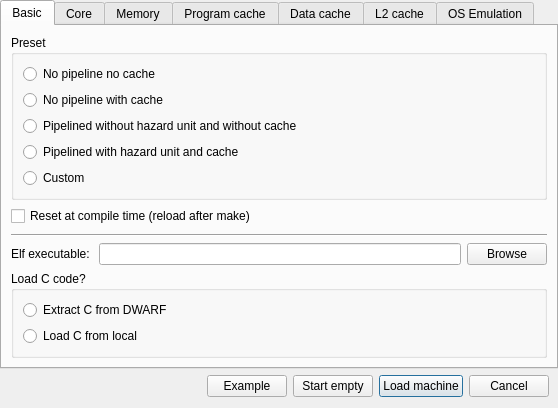
<?xml version="1.0" encoding="UTF-8"?>
<ui version="4.0">
 <class>NewDialog</class>
 <widget class="QDialog" name="NewDialog">
  <property name="geometry">
   <rect>
    <x>0</x>
    <y>0</y>
    <width>558</width>
    <height>353</height>
   </rect>
  </property>
  <property name="windowTitle">
   <string>Dialog</string>
  </property>
  <property name="modal">
   <bool>true</bool>
  </property>
  <layout class="QVBoxLayout" name="verticalLayout">
   <property name="leftMargin">
    <number>0</number>
   </property>
   <property name="topMargin">
    <number>0</number>
   </property>
   <property name="rightMargin">
    <number>0</number>
   </property>
   <item>
    <widget class="QTabWidget" name="tabWidget">
     <property name="currentIndex">
      <number>0</number>
     </property>
     <widget class="QWidget" name="tab">
      <attribute name="title">
       <string>Basic</string>
      </attribute>
      <layout class="QVBoxLayout" name="verticalLayout_5">
       <item>
        <widget class="QGroupBox" name="preset_box">
         <property name="title">
          <string>Preset</string>
         </property>
         <layout class="QVBoxLayout" name="verticalLayout_6">
          <item>
           <widget class="QRadioButton" name="preset_no_pipeline">
            <property name="text">
             <string>No pipeline no cache</string>
            </property>
           </widget>
          </item>
          <item>
           <widget class="QRadioButton" name="preset_no_pipeline_cache">
            <property name="text">
             <string>No pipeline with cache</string>
            </property>
           </widget>
          </item>
          <item>
           <widget class="QRadioButton" name="preset_pipelined_bare">
            <property name="text">
             <string>Pipelined without hazard unit and without cache</string>
            </property>
           </widget>
          </item>
          <item>
           <widget class="QRadioButton" name="preset_pipelined">
            <property name="text">
             <string>Pipelined with hazard unit and cache</string>
            </property>
           </widget>
          </item>
          <item>
           <widget class="QRadioButton" name="preset_custom">
            <property name="text">
             <string>Custom</string>
            </property>
           </widget>
          </item>
         </layout>
        </widget>
       </item>
       <item>
        <widget class="QCheckBox" name="reset_at_compile">
         <property name="text">
          <string>Reset at compile time (reload after make)</string>
         </property>
        </widget>
       </item>
       <item>
        <spacer name="verticalSpacer_3">
         <property name="orientation">
          <enum>Qt::Vertical</enum>
         </property>
         <property name="sizeHint" stdset="0">
          <size>
           <width>20</width>
           <height>40</height>
          </size>
         </property>
        </spacer>
       </item>
       <item>
        <widget class="Line" name="line_2">
         <property name="orientation">
          <enum>Qt::Horizontal</enum>
         </property>
        </widget>
       </item>
       <item>
        <layout class="QHBoxLayout" name="horizontalLayout_3">
         <item>
          <widget class="QLabel" name="label">
           <property name="text">
            <string>Elf executable: </string>
           </property>
          </widget>
         </item>
         <item>
          <widget class="QLineEdit" name="elf_file"/>
         </item>
         <item>
          <widget class="QPushButton" name="pushButton_browse">
           <property name="text">
            <string>Browse</string>
           </property>
          </widget>
         </item>
        </layout>
       </item>
       <item>
        <widget class="QGroupBox" name="load_code_from_box">
         <property name="title">
          <string>Load C code?</string>
         </property>
        <layout class="QVBoxLayout" name="verticalLayout_load_code">
        <item>
        <widget class="QRadioButton" name="load_code_from_dwarf">
        <property name="text">
            <string>Extract C from DWARF</string>
        </property>
        </widget>
        </item>
        <item>
        <widget class="QRadioButton" name="load_code_from_local">
        <property name="text">
            <string>Load C from local</string>
        </property>
        </widget>
        </item>
        </layout>
        </widget>

       </item>
      </layout>
     </widget>
     <widget class="QWidget" name="tab_core">
      <attribute name="title">
       <string>Core</string>
      </attribute>
      <layout class="QVBoxLayout" name="verticalLayout_2">
       <property name="sizeConstraint">
        <enum>QLayout::SetDefaultConstraint</enum>
       </property>
       <item>
        <layout class="QGridLayout" name="gridLayoutIsa">
         <item row="0" column="0">
          <widget class="QCheckBox" name="pipelined">
           <property name="text">
            <string>Pipelined</string>
           </property>
          </widget>
         </item>
         <item row="0" column="1">
          <widget class="QCheckBox" name="xlen_64bit">
           <property name="text">
            <string>XLEN 64-bit</string>
           </property>
          </widget>
         </item>
         <item row="0" column="2">
          <widget class="QCheckBox" name="isa_atomic">
           <property name="text">
            <string>Atomic (A)</string>
           </property>
          </widget>
         </item>
         <item row="1" column="0">
          <widget class="QCheckBox" name="delay_slot">
           <property name="text">
            <string>Delay slot</string>
           </property>
          </widget>
         </item>
         <item row="1" column="2">
          <widget class="QCheckBox" name="isa_multiply">
           <property name="text">
            <string>Multiply (M)</string>
           </property>
          </widget>
         </item>
        </layout>
       </item>
       <item>
        <widget class="QGroupBox" name="hazard_unit">
         <property name="title">
          <string>Hazard unit</string>
         </property>
         <property name="checkable">
          <bool>true</bool>
         </property>
         <property name="checked">
          <bool>false</bool>
         </property>
         <layout class="QVBoxLayout" name="verticalLayout_3">
          <item>
           <widget class="QRadioButton" name="hazard_stall">
            <property name="text">
             <string>Stall when hazard is detected</string>
            </property>
           </widget>
          </item>
          <item>
           <widget class="QRadioButton" name="hazard_stall_forward">
            <property name="text">
             <string>Stall or forward when hazard is detected</string>
            </property>
            <property name="checked">
             <bool>true</bool>
            </property>
           </widget>
          </item>
         </layout>
        </widget>
       </item>
       <item>
        <spacer name="verticalSpacer">
         <property name="orientation">
          <enum>Qt::Vertical</enum>
         </property>
         <property name="sizeHint" stdset="0">
          <size>
           <width>20</width>
           <height>40</height>
          </size>
         </property>
        </spacer>
       </item>
      </layout>
     </widget>
     <widget class="QWidget" name="tab_memory">
      <attribute name="title">
       <string>Memory</string>
      </attribute>
      <layout class="QVBoxLayout" name="verticalLayout_4">
       <item>
        <widget class="QCheckBox" name="mem_protec_write">
         <property name="text">
          <string>Program memory write protection</string>
         </property>
        </widget>
       </item>
       <item>
        <widget class="QCheckBox" name="mem_protec_exec">
         <property name="text">
          <string>Data memory executable protection</string>
         </property>
        </widget>
       </item>
       <item>
        <widget class="QGroupBox" name="groupBox">
         <property name="title">
          <string>Access time (in cycles)</string>
         </property>
         <layout class="QFormLayout" name="formLayout">
          <item row="0" column="0">
           <widget class="QLabel" name="label_read">
            <property name="text">
             <string>Read:</string>
            </property>
           </widget>
          </item>
          <item row="0" column="1">
           <widget class="QSpinBox" name="mem_time_read">
            <property name="minimum">
             <number>1</number>
            </property>
            <property name="maximum">
             <number>999999999</number>
            </property>
           </widget>
          </item>
          <item row="1" column="0">
           <widget class="QLabel" name="label_write">
            <property name="text">
             <string>Write:</string>
            </property>
           </widget>
          </item>
          <item row="1" column="1">
           <widget class="QSpinBox" name="mem_time_write">
            <property name="minimum">
             <number>1</number>
            </property>
            <property name="maximum">
             <number>999999999</number>
            </property>
           </widget>
          </item>
          <item row="2" column="0">
           <widget class="QLabel" name="label_burts_enable">
            <property name="text">
             <string>Burst enable:</string>
            </property>
           </widget>
          </item>
          <item row="2" column="1">
           <widget class="QCheckBox" name="mem_enable_burst">
            <property name="checked">
             <bool>false</bool>
            </property>
           </widget>
          </item>
          <item row="3" column="0">
           <widget class="QLabel" name="label_burts">
            <property name="text">
             <string>Burst:</string>
            </property>
           </widget>
          </item>
          <item row="3" column="1">
           <widget class="QSpinBox" name="mem_time_burst">
            <property name="minimum">
             <number>0</number>
            </property>
            <property name="maximum">
             <number>999999999</number>
            </property>
           </widget>
          </item>
          <item row="4" column="0">
           <widget class="QLabel" name="label_level2">
            <property name="text">
             <string>L2 Access:</string>
            </property>
           </widget>
          </item>
          <item row="4" column="1">
           <widget class="QSpinBox" name="mem_time_level2">
            <property name="minimum">
             <number>0</number>
            </property>
            <property name="maximum">
             <number>999999999</number>
            </property>
           </widget>
          </item>
         </layout>
        </widget>
       </item>
       <item>
        <spacer name="verticalSpacer_2">
         <property name="orientation">
          <enum>Qt::Vertical</enum>
         </property>
         <property name="sizeHint" stdset="0">
          <size>
           <width>20</width>
           <height>40</height>
          </size>
         </property>
        </spacer>
       </item>
      </layout>
     </widget>
     <widget class="QWidget" name="tab_cache_program">
      <attribute name="title">
       <string>Program cache</string>
      </attribute>
     </widget>
     <widget class="QWidget" name="tab_cache_data">
      <attribute name="title">
       <string>Data cache</string>
      </attribute>
     </widget>
     <widget class="QWidget" name="tab_cache_level2">
      <attribute name="title">
       <string>L2 cache</string>
      </attribute>
     </widget>
     <widget class="QWidget" name="tab_os_emulation">
      <property name="enabled">
       <bool>true</bool>
      </property>
      <attribute name="title">
       <string>OS Emulation</string>
      </attribute>
      <layout class="QVBoxLayout" name="verticalLayout_7">
       <item>
        <widget class="QCheckBox" name="osemu_enable">
         <property name="text">
          <string>Enable emulation of operating system services</string>
         </property>
         <property name="checked">
          <bool>true</bool>
         </property>
        </widget>
       </item>
       <item>
        <widget class="QCheckBox" name="osemu_known_syscall_stop">
         <property name="text">
          <string>Stop on known system call</string>
         </property>
         <property name="checked">
          <bool>true</bool>
         </property>
        </widget>
       </item>
       <item>
        <widget class="QCheckBox" name="osemu_unknown_syscall_stop">
         <property name="text">
          <string>Stop on unknown system call</string>
         </property>
         <property name="checked">
          <bool>true</bool>
         </property>
        </widget>
       </item>
       <item>
        <widget class="QCheckBox" name="osemu_interrupt_stop">
         <property name="text">
          <string>Stop on interrupt entry</string>
         </property>
         <property name="checked">
          <bool>true</bool>
         </property>
        </widget>
       </item>
       <item>
        <widget class="QCheckBox" name="osemu_exception_stop">
         <property name="text">
          <string>Stop and step over exceptions (overflow, etc.)</string>
         </property>
         <property name="checked">
          <bool>true</bool>
         </property>
        </widget>
       </item>
       <item>
        <layout class="QHBoxLayout" name="horizontalLayout">
         <item>
          <widget class="QLabel" name="label_fs_root">
           <property name="text">
            <string>Filesystem root:</string>
           </property>
          </widget>
         </item>
         <item>
          <widget class="QLineEdit" name="osemu_fs_root"/>
         </item>
         <item>
          <widget class="QPushButton" name="osemu_fs_root_browse">
           <property name="text">
            <string>Browse</string>
           </property>
          </widget>
         </item>
        </layout>
       </item>
       <item>
        <spacer name="verticalSpacer_4">
         <property name="orientation">
          <enum>Qt::Vertical</enum>
         </property>
         <property name="sizeHint" stdset="0">
          <size>
           <width>21</width>
           <height>40</height>
          </size>
         </property>
        </spacer>
       </item>
      </layout>
     </widget>
    </widget>
   </item>
   <item>
    <layout class="QHBoxLayout" name="horizontalLayout_2">
     <property name="leftMargin">
      <number>9</number>
     </property>
     <property name="topMargin">
      <number>0</number>
     </property>
     <property name="rightMargin">
      <number>9</number>
     </property>
     <property name="bottomMargin">
      <number>0</number>
     </property>
     <item>
      <spacer name="horizontalSpacer">
       <property name="orientation">
        <enum>Qt::Horizontal</enum>
       </property>
       <property name="sizeHint" stdset="0">
        <size>
         <width>40</width>
         <height>20</height>
        </size>
       </property>
      </spacer>
     </item>
     <item>
      <widget class="QPushButton" name="pushButton_example">
       <property name="text">
        <string>Example</string>
       </property>
      </widget>
     </item>
     <item>
      <widget class="QPushButton" name="pushButton_start_empty">
       <property name="text">
        <string>Start empty</string>
       </property>
      </widget>
     </item>
     <item>
      <widget class="QPushButton" name="pushButton_load">
       <property name="text">
        <string>Load machine</string>
       </property>
       <property name="default">
        <bool>true</bool>
       </property>
      </widget>
     </item>
     <item>
      <widget class="QPushButton" name="pushButton_cancel">
       <property name="text">
        <string>Cancel</string>
       </property>
      </widget>
     </item>
    </layout>
   </item>
  </layout>
 </widget>
 <resources/>
 <connections/>
</ui>
